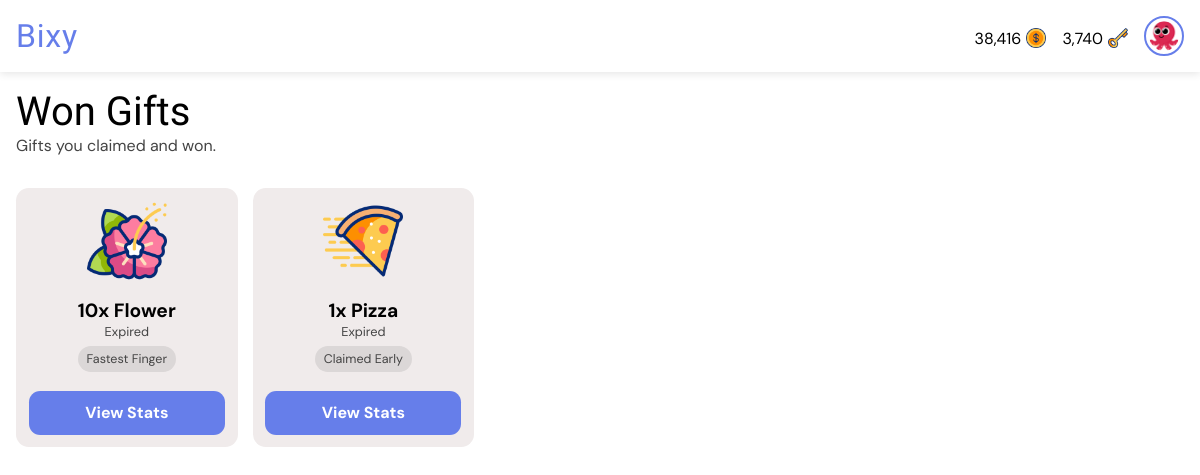
The page /gifts/won/ (signed in) on the database its author committed.
### giftapp/models.py (models this page shows, shortened)
class User(AbstractUser):
    gender = models.CharField(max_length=6, choices=GENDERS, default=GENDERS[0][0])
    is_verified = models.BooleanField(default=False, help_text="If the user's email address is verified or not.")
    email = models.EmailField(unique=True, blank=False, null=False)
    new_email = models.EmailField(unique=False, blank=True, null=True)
    coins = models.PositiveIntegerField(default=0)
    won_coins = models.PositiveIntegerField(default=0)
    keys = models.PositiveIntegerField(default=0)
    verify_code = models.CharField(max_length=255, null=True, blank=True)
    change_email_code = models.CharField(max_length=255, null=True, blank=True)
    profile_pic = models.ForeignKey(ProfilePicture, on_delete=models.SET_NULL, related_name='owners', null=True)
    deactivated_at = models.DateTimeField(null=True, blank=True)
    USERNAME_FIELD = "email"
    REQUIRED_FIELDS = ["username"]

class ProfilePicture(models.Model):
    name = models.CharField(max_length=50, null=False, blank=False)
    image = models.ImageField(null=False, blank=False, upload_to='profile_pics')

class GiftTransaction(models.Model):
    gifter = models.ForeignKey(User, on_delete=models.CASCADE, related_name="gifts_sent")
    recipient = models.ForeignKey(User, on_delete=models.CASCADE, related_name="gifts_received", null=True, blank=True)
    gift = models.ForeignKey(Gift, on_delete=models.CASCADE, related_name='transactions')
    quantity = models.PositiveIntegerField(default=1, help_text="Number of this gift to buy.")
    early_claim_fee = models.PositiveIntegerField(default=0, help_text="Number of keys paid to claim the gift early if not dropped. FF gifts cannot have early claim fee greater than 0.")
    claim_fee = models.PositiveIntegerField(default=0, help_text="Number of keys paid to claim the gift if dropped.")
    paid_users = models.ManyToManyField(User, related_name="paid_gifts", blank=True)
    message = models.CharField(max_length=255, blank=True)
    is_visible = models.BooleanField(default=True, help_text="If the actual gift is shown or hidden.")
    is_fastest_finger = models.BooleanField(default=False, help_text="If the gift is won by fastest finger only.")
    expire_rate = models.PositiveIntegerField(default=1, help_text="Number of hours before the gift expires (1 - 24). Must be greater than drop rate.")
    drop_rate = models.PositiveIntegerField(default=0, help_text="Number of hours before the gift drops (0 - 23).")
    expire_date = models.DateTimeField(default=timezone.now)
    drop_date = models.DateTimeField(default=timezone.now)
    created_at = models.DateTimeField(default=timezone.now)
    reveals = models.ManyToManyField(User, related_name="gift_reveals", blank=True)
    claimed_by = models.ForeignKey(
        User, null=True, blank=True, on_delete=models.SET_NULL, related_name="gifts_claimed"
    )
    def seconds_until_expire(self):
        delta = self.expire_date - timezone.now()
        return max(0, int(delta.total_seconds()))
    def seconds_until_drop(self):
        delta = self.drop_date - timezone.now()
        return max(0, int(delta.total_seconds()))
    def is_due_for_drop(self):
        return self.seconds_until_drop() <= 0
    def expire_bar_percent(self):
        return int((self.seconds_until_expire() / (self.expire_rate * 60 * 60)) * 100)

class Gift(models.Model):
    name = models.CharField(max_length=50, null=True, blank=True)
    cost = models.PositiveIntegerField(default=0)
    image = models.ImageField(null=True, blank=True, upload_to='gift_images')
    gif = models.FileField(null=True, blank=True, upload_to='gift_gifs')

### giftapp/views.py (the view)
# urls.py: path("gifts/won/", views.won_gifts, name="won_gifts"),
@login_required
def won_gifts(request):
    won = GiftTransaction.objects.annotate(
        due_for_expire=ExpressionWrapper(
            Q(expire_date__lt=timezone.now()), output_field=BooleanField()
        ),
        seconds_before_drop=ExpressionWrapper(
            F("drop_date") - timezone.now(), output_field=DurationField()
        ),
        seconds_before_expire=ExpressionWrapper(
            F("expire_date") - timezone.now(), output_field=DurationField()
        )
    ).filter(reveals=request.user, recipient=request.user).all().order_by('seconds_before_drop', 'seconds_before_expire')
    context = {
        "gift_transactions": won,
    }
    return render(request, "won_gifts.html", context)

### templates/won_gifts.html (shortened to what this page needs)
{% extends 'base.html' %}
{% load static %}
{% load humanize %}
{% load timefilters %}
{% block title %}
<link rel="stylesheet" href="{% static 'css/all_gifts.css' %}">
{% endblock %}
{% block body %}
<div class="heading">
    <h1>Won Gifts</h1>
    <p>Gifts you claimed and won.</p>
</div>
{% if gift_transactions|length > 0 %}
<div class="card-container">
    {% for gift_transaction in gift_transactions %}
    <div class="card">
        <div class="gift-image">
            <img src="{{ gift_transaction.gift.image.url }}" alt="Gift image">
        </div>
        <div class="gift-info">
            <h1>{{ gift_transaction.quantity|intcomma }}x {{ gift_transaction.gift.name }}</h1>
            {% if not gift_transaction.due_for_expire %}
            {% if gift_transaction.drop_rate > 0 %}
            {% if gift_transaction.is_due_for_drop %}
            <p class="timer" id="{{ gift_transaction.id }}" data-prefix="Expires"
                data-seconds="{{ gift_transaction.seconds_until_expire }}">Expires in --:--:--:--</p>
            {% else %}
            <p class="timer" id="{{ gift_transaction.id }}" data-prefix="Drops"
                data-seconds="{{ gift_transaction.seconds_until_drop }}">Drops in --:--:--:--</p>
            {% endif %}
            {% else %}
            <p class="timer" id="{{ gift_transaction.id }}" data-prefix="Expires"
                data-seconds="{{ gift_transaction.seconds_until_expire }}">Expires in --:--:--:--</p>
            {% endif %}
            {% else %}
            <p>Expired</p>
            {% endif %}
            <div class="tags">
                {% if gift_transaction.is_fastest_finger %}
                <p class="tag">Fastest Finger</p>
                {% endif %}
                {% if request.user in gift_transaction.paid_users.all %}
                <p class="tag">Claimed Early</p>
                {% endif %}
            </div>
        </div>
        <a href="{% url 'view_gift_stats' gift_transaction.id %}">View Stats</a>
    </div>
    {% endfor %}
</div>
{% else %}
<div class="empty">
    <img src="{% static 'images/empty-box.png' %}" alt="No content image">
    <h1>Feels Empty Here.</h1>
    <a href="{% url 'won_gifts' %}">Refresh</a>
</div>
{% endif %}
{% endblock %}

### templates/base.html (shortened to what this page needs)
<!DOCTYPE html>
<html lang="en">
<head>
    {% load static %}
    {% load humanize %}
    {% load timefilters %}
    {% block title %} {% endblock %}
</head>
<body>
    <nav class="navbar">
        <div class="logo-container" role="link" tabindex="0">
            <a href="{% url 'all_gifts' %}" class="logo-text">Bixy</a>
        </div>
        <div class="profile-section" id="profileSection">
            {% if user.is_authenticated %}
            <a href="{% url 'buy_coins' %}" style="text-decoration: none; color: black;">
                <div class="cost">
                    <p>{{ user.coins|intcomma }}</p>
                    <img src="{% static 'images/dollar.png' %}" alt="Gift image">
                </div>
            </a>
            <a href="{% url 'buy_coins' %}" style="text-decoration: none; color: black;">
                <div class="cost">
                    <p>{{ user.keys|intcomma }}</p>
                    <img src="{% static 'images/key.png' %}" alt="Gift image">
                </div>
            </a>
            <a href="{% url 'profile' %}">
                <img src="{{ user.profile_pic.image.url }}" alt="Profile picture" class="profile-pic" />
            </a>
            {% else %}
            <a href="{% url 'signin' %}" class="btn login">Login</a>
            <a href="{% url 'signup' %}" class="btn signup">Sign Up</a>
            {% endif %}
        </div>
    </nav>
    <main>
        <section>
            {% block body %} {% endblock %}
        </section>
    </main>
</body>
</html>

### static/css/all_gifts.css (style rules this page uses)
* { margin: 0; padding: 0; box-sizing: border-box; font-family: "DM Sans", sans-serif; font-optical-sizing: auto; font-style: normal; }
html { font-size: 16px; }
:root { --background-color: white; --text-color: black; --label-color: #555; --even-row-color: #f9f9f9; --input-background-color: white; --input-text-color: black; --input-border-color: #ccc; --sub-text-color: #444; --button-color: #667eea; --link-color: #667eea; --button-hover-color: #7f53d2; --card-background-color: rgb(240, 235, 235); --card-text-color: var(--text-color); --card-button-color: white; --tag-bg: #dbd7d7; --tag-text: black; --padding-value: 1rem; }
* { margin: 0; padding: 0; box-sizing: border-box; }
body { background-color: var(--background-color); }
.navbar { display: flex; justify-content: space-between; align-items: center; padding: 1rem var(--padding-value); background: var(--background-color); box-shadow: 0 2px 8px rgba(0, 0, 0, 0.1); position: fixed; top: 0; width: 100%; z-index: 100; }
.logo-container { display: flex; align-items: center; cursor: pointer; user-select: none; }
.logo-text { font-weight: 700; font-size: 2rem; color: var(--button-color); line-height: 1; letter-spacing: .05rem; font-family: "Passion One", sans-serif; font-weight: 400; font-style: normal; text-decoration: none; }
.profile-section { display: flex; align-items: center; gap: 1rem; }
.profile-pic { width: 40px; height: 40px; border-radius: 50%; object-fit: cover; cursor: pointer; border: 2px solid var(--button-color); transition: box-shadow 0.3s ease; padding: .2rem; display: block; }
main { margin-top: 4.5em; }
div.heading { padding: 1rem var(--padding-value); }
div.heading h1 { font-family: "Passion One", sans-serif; font-weight: 400; font-style: normal; text-decoration: none; font-size: 2.5rem; color: var(--text-color); }
div.heading p { color: var(--sub-text-color); }
div.card-container { display: flex; flex-wrap: wrap; gap: 15px; padding: 1rem var(--padding-value); }
div.card { background-color: var(--card-background-color); color: var(--card-text-color); display: flex; flex-direction: column; align-items: center; padding: 1em; font-size: .8rem; border-radius: 1em; width: calc((100% - 60px) / 5); }
div.card h1 { font-size: 1.2rem; }
div.gift-image img { width: 100%; height: 80px; }
div.gift-info { display: flex; flex-direction: column; align-items: center; padding: 1em; }
div.gift-info h1 { text-align: center; }
div.gift-info p { color: var(--sub-text-color); }
div.tags { display: flex; align-items: center; flex-wrap: wrap; gap: 8px; margin: .5em 0; }
p.tag { background-color: var(--tag-bg); color: var(--tag-text); padding: 5px 9px; border-radius: 15px; font-size: 12.5px; white-space: nowrap; }
div.card a { width: 100%; background-color: var(--link-color); color: var(--card-button-color); padding: .7rem; border: none; border-radius: .7em; font-size: 1rem; font-weight: bold; text-decoration: none; text-align: center; }
div.cost { display: flex; align-items: center; gap: 5px; justify-content: center; margin-top: .3rem; color: var(--text-color); }
div.cost img { width: 20px !important; height: 20px !important; }

### rows shown on the page
User: coins "38,416", keys "3,740", profile_pic.image (picture)
GiftTransaction: gift.image (picture), quantity "10", gift.name "Flower", shows "Expired", is_fastest_finger "Fastest Finger"
GiftTransaction: gift.image (picture), quantity "1", gift.name "Pizza", shows "Expired", shows "Claimed Early"
